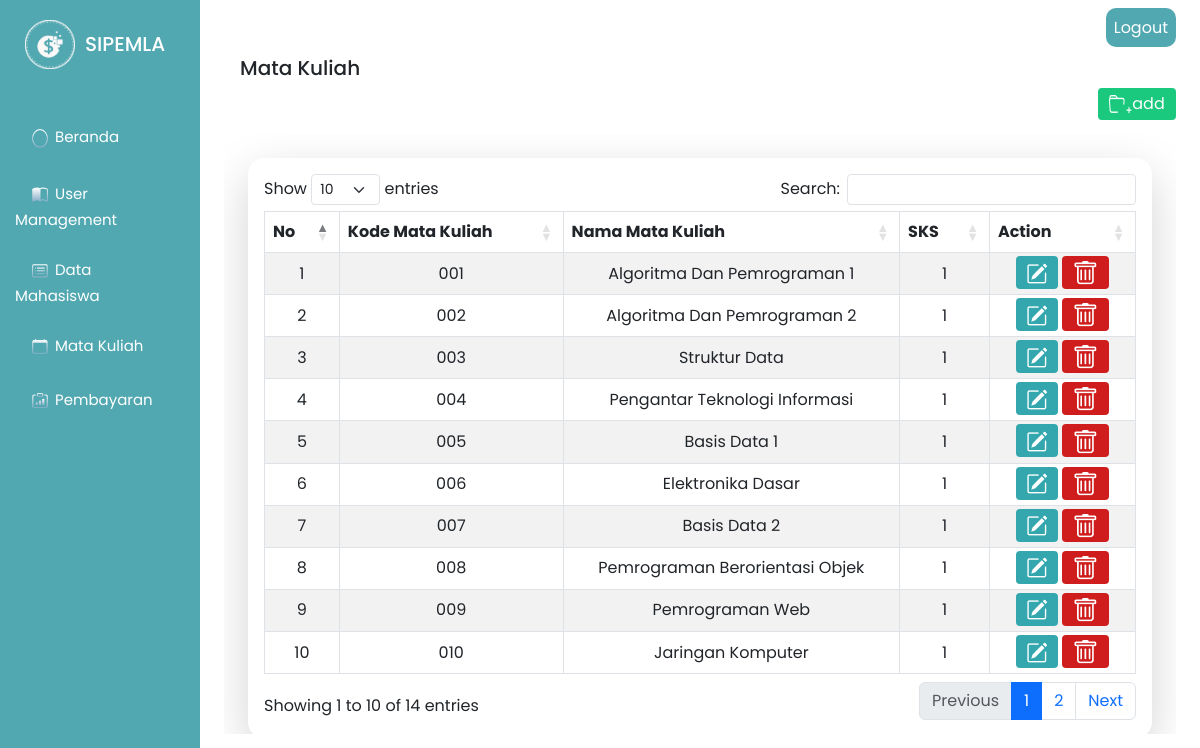
Page /SIPEMLA/Matakuliah (signed in) on the committed database.
### tables this page shows
CREATE TABLE `matakuliah` (
  `kodematakuliah` varchar(25) NOT NULL,
  `namamatakuliah` varchar(40) NOT NULL,
  `sks` int(11) NOT NULL
);

### SIPEMLA/app/core/Controller.php (called while the page is built, shortened)
<?php
class Controller
{
    public function view($view, $data = [])
    {
        require_once 'app/views/' . $view . '.php';
    }
    public function model($model)
    {
        return new $model;
    }
}

### SIPEMLA/app/core/App.php (called while the page is built, shortened)
<?php
class App {
    protected $controller = 'Home';
    protected $method = 'index';
    protected $params = [];
    public function __construct() {
        $url = $this->parseURL();
        if(empty($url[0])){
            if(file_exists('home.php')) {
                $this->controller = $url[0];
                unset($url[0]);
            }
            require_once 'app/controllers/' . $this->controller . '.php';
            $this->controller = new $this->controller;
        }else{
            if(file_exists('app/controllers/' . $url[0] . '.php')) {
                $this->controller = $url[0];
            }
            $this->controller = new $this->controller;
        }
        call_user_func_array([$this->controller, $this->method], $this->params);
    }
    public function parseURL(){
        if(isset($_GET['url'])) {
            $url = rtrim($_GET['url'], '/');
            $url = filter_var($url, FILTER_SANITIZE_URL);
            $url = explode('/', $url);
            return $url;
        }
    }
}

### SIPEMLA/index.php (called while the page is built, shortened)
<?php
$app = new App;

### SIPEMLA/app/core/Database.php (called while the page is built, shortened)
<?php
class Database {
    private $host       = DB_HOST;
    private $user       = DB_USER;
    private $pass       = DB_PASS;
    private $db_name    = DB_NAME;
    private $dbh;
    private $stmt;
    public function __construct(){
        $dsn = 'mysql:host=' .$this->host. ';dbname='.$this->db_name;
        $option = [
            PDO::ATTR_PERSISTENT => true,
            PDO::ATTR_ERRMODE =>PDO::ERRMODE_EXCEPTION
        ];
        try {
            $this->dbh = new PDO($dsn, $this->user, $this->pass, $option);
        } catch(PDOExeption $e) {
            die($e->getMessage());
        }
    }
    public function query($query){
        $this->stmt = $this->dbh->prepare($query);
    }
    public function execute()
    {
        $this->stmt->execute();
    }
    public function resultSet()
    {
        $this->execute();
        return $this->stmt->fetchAll(PDO::FETCH_ASSOC);
    }
}

### SIPEMLA/app/models/Matkul_model.php (called while the page is built, shortened)
<?php
class Matkul_model
{
    private $db;
    public function __construct()
    {
        $this->db = new Database;
    }
    public function tampil()
    {
        $this->db->query("SELECT * FROM matakuliah ORDER BY kodematakuliah ASC;");
        return $this->db->resultSet();
    }
}

### SIPEMLA/app/views/Matakuliah/index.php (the view, shortened to what this page needs)
<link rel="stylesheet" href="<?= BASEURL ?>/assets/css/matakuliah.css">
<div class="container-usermanagement1">
    <div class="container-btn mt-3 ">
        <a class="btn-logout btn-sm" href="<?= BASEURL ?>/Login/keluar" role="button" onclick="return confirm('Anda Yakin Ingin Keluar?')">Logout</a>
    </div>
    <div class="mt-3 ms-3 mb-2">
        <h5>Mata Kuliah</h5>
    </div>
    <div>
        <div class="container-user col-12 mx-auto">
            <div class="container-btn-add">
                <button class="btn-add add-matkul mb-1" type="submit" data-bs-toggle="modal" data-bs-target="#formUser"><img src="<?= BASEURL ?>/assets/img/add.png" alt="">add</button>
            </div>
            <div class="overflow-y-auto p-4" style="max-height: 75vh;">
                <div class="overflow-x-auto rounded-4 shadow-lg p-3" style="min-width: 750px;">
                    <table id="myTable" class="table table-bordered table-striped " style="width:100%;">
                        <thead>
                            <tr>
                                <th>No</th>
                                <th>Kode Mata Kuliah</th>
                                <th>Nama Mata Kuliah</th>
                                <th>SKS</th>
                                <th>Action</th>
                            </tr>
                        </thead>
                        <tbody>
                            <?php
                            $no = 0;
                            foreach ($data['matkul'] as $matkul) :
                                $no++;
                            ?>
                                <tr>
                                    <td><?= $no; ?></td>
                                    <td><?= $matkul['kodematakuliah']; ?></td>
                                    <td><?= $matkul['namamatakuliah']; ?></td>
                                    <td><?= $matkul['sks']; ?></td>
                                    <td>
                                        <a class="col btn-edit edit-matkul" role="button" href="<?= BASEURL; ?>/Matakuliah/edit/<?= $matkul['kodematakuliah'] ?>" data-bs-toggle="modal" data-bs-target="#formUser" data-id="<?= $matkul['kodematakuliah']; ?>"><img src="<?= BASEURL ?>/assets/img/edit.png" alt="icon-edit"></a>
                                        <a class="col btn-delete delete-matkul" role="button" href="<?= BASEURL; ?>/Matakuliah/hapus/<?= $matkul['kodematakuliah'] ?>" onclick="return confirm('Anda Yakin Ingin Hapus')"><img src="<?= BASEURL ?>/assets/img/delete.png" alt="icon-delete"></a>
                                    </td>
                                </tr>
                            <?php endforeach; ?>
                        </tbody>
                    </table>
                </div>
            </div>
        </div>
    </div>
</div>

### SIPEMLA/assets/css/matakuliah.css (style rules this page uses)
.container-btn { text-align: right; margin-bottom: 10px; }
.container-btn .btn-logout { background-color: #51a8b1; font-family: "Poppins", sans-serif; color: white; border-radius: 10px; text-decoration: none; border: none; padding: 8px; }
.container-user .container-btn-add { text-align: right; margin-bottom: 10px; }
.container-btn-add .btn-add { width: 78px; height: 32px; background-color: #1ac87e; font-family: "Poppins", sans-serif; font-size: 16px; color: white; border-radius: 4px; text-decoration: none; border: none; padding: 3px; }
.container-user table { text-align: center; }
.container-user th, .container-user td { vertical-align: middle; }
.btn-edit { background-color: #34a7ae; color: #fff; border: none; padding: 5px 10px; cursor: pointer; }
.btn-delete { background-color: #cf1d1d; color: #fff; border: none; padding: 5px 10px; cursor: pointer; }
.btn-edit, .btn-delete, .btn-detail { border-radius: 4px; }

### rows in the picture
matakuliah: kodematakuliah "001", namamatakuliah "Algoritma Dan Pemrograman 1", sks "1"
matakuliah: kodematakuliah "002", namamatakuliah "Algoritma Dan Pemrograman 2", sks "1"
matakuliah: kodematakuliah "003", namamatakuliah "Struktur Data", sks "1"
matakuliah: kodematakuliah "004", namamatakuliah "Pengantar Teknologi Informasi", sks "1"
matakuliah: kodematakuliah "005", namamatakuliah "Basis Data 1", sks "1"
matakuliah: kodematakuliah "006", namamatakuliah "Elektronika Dasar", sks "1"
matakuliah: kodematakuliah "007", namamatakuliah "Basis Data 2", sks "1"
matakuliah: kodematakuliah "008", namamatakuliah "Pemrograman Berorientasi Objek", sks "1"
matakuliah: kodematakuliah "009", namamatakuliah "Pemrograman Web", sks "1"
matakuliah: kodematakuliah "010", namamatakuliah "Jaringan Komputer", sks "1"
